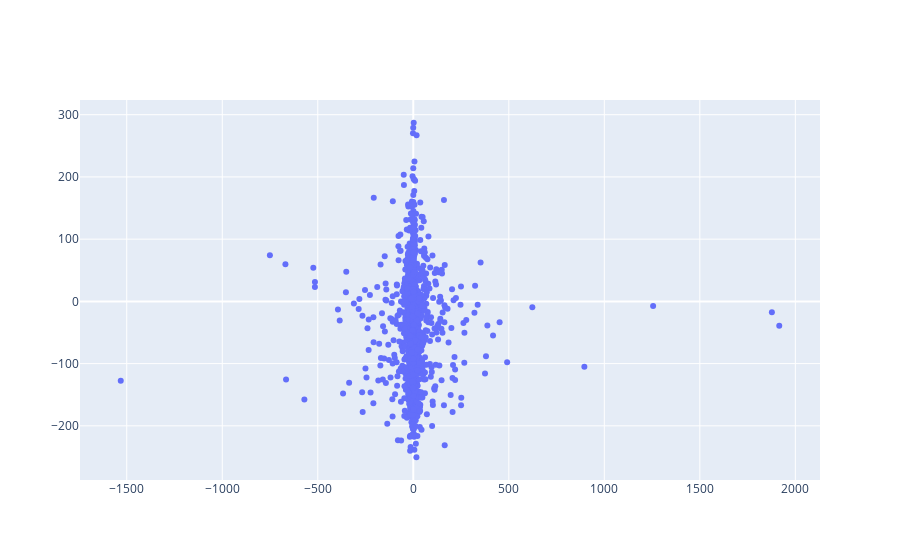

Notebook cell for this chart:
### Code cell
# torch predict plot
y_valid_pred = y_valid_pred.reshape(-1)
y_valid = y_valid.cpu().numpy().reshape(-1)
fig = make_subplots(rows=1, cols=1)
fig.add_trace(go.Scatter(x=y_valid, y=y_valid_pred, mode="markers"), row=1, col=1)

### Figure 1 — Plotly figure (JSON) as saved in the notebook; plotly's stock layout.template omitted (floating-point values rounded to 4 significant figures; data arrays with more than 128 entries replaced by an {"elided": "..."} marker saying what was removed)
{"data": [{"mode": "markers", "type": "scatter", "x": {"elided": "1752 float values"}, "xaxis": "x", "y": {"elided": "1752 float values"}, "yaxis": "y"}], "layout": {"xaxis": {"anchor": "y", "domain": [0, 1]}, "yaxis": {"anchor": "x", "domain": [0, 1]}}}
